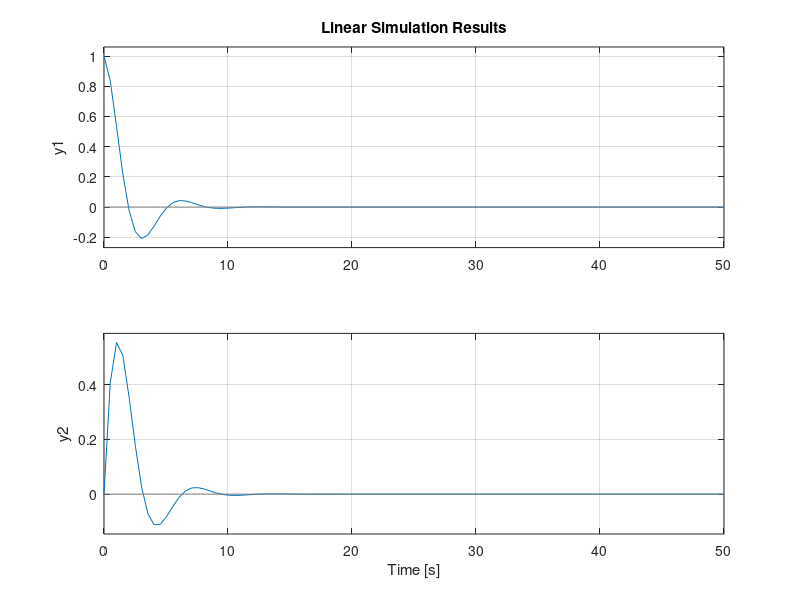

Reproduce this figure in MATLAB.
clear, clc, close all

% P5
A = [-2 1; -1 -3];
B = [1; 0];

Co = ctrb(A,B)
rank(Co)

%%
A = [1 0; 0 -2];
B = [1;-1];
K = [0 1]* [(2/3) (-1/3); (1/3) (1/3)] * [3.25 0; 0 3.25];

ACL = (A-B*K);

sys = ss(ACL, B, [1 0; 0 1], [0]);
t = linspace(0,50,100);
u = zeros(1,length(t));

figure
lsim(sys,u,t, [1 0])

%%
B = [5 -4 2; -1 2 3; -2 1 0]
norm(B,1)
norm(B,inf)


